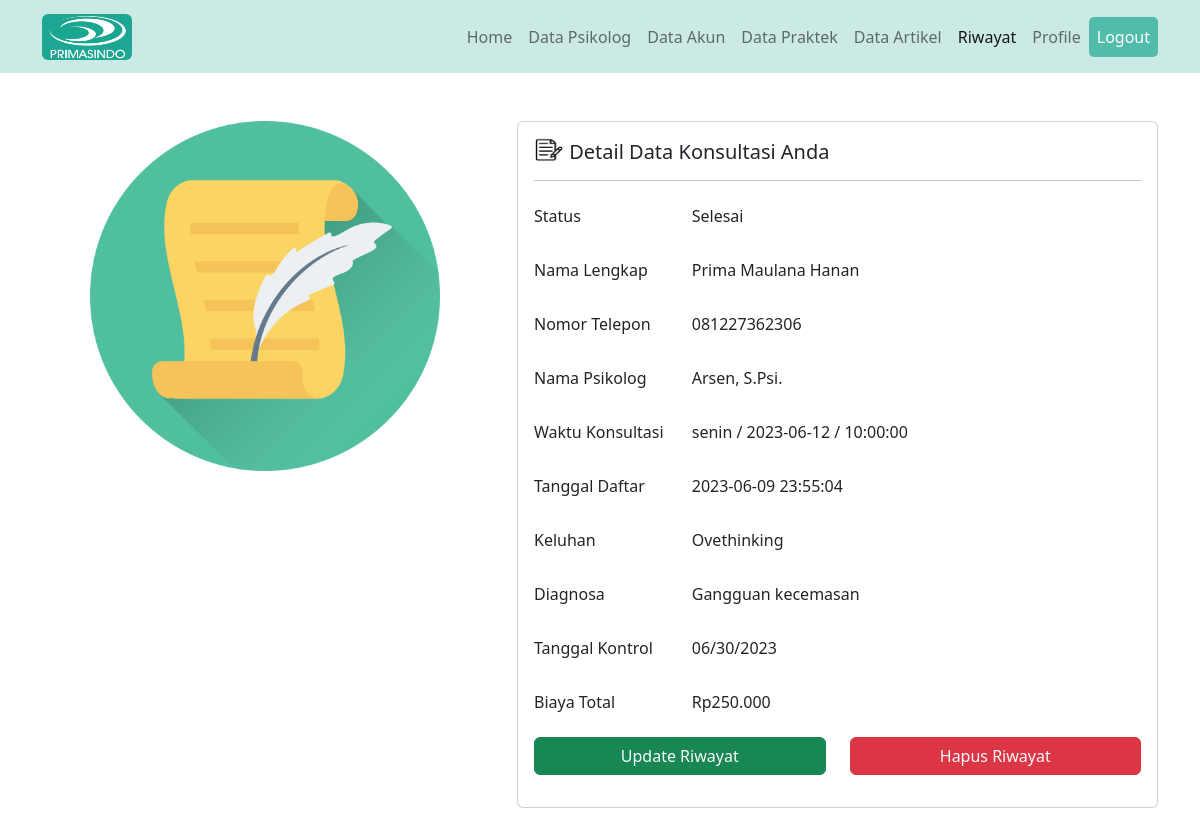
The page /konsultasi/detail_riwayat.php?id_konsul=6 (signed in) on the database its author committed.
### tables this page shows
CREATE TABLE `jadwal_konsul` (
  `id_konsul` int(11) NOT NULL,
  `id_user` int(11) NOT NULL,
  `id_psikolog` int(11) NOT NULL,
  `nama_lengkap` varchar(50) NOT NULL,
  `id_praktek` int(11) NOT NULL,
  `tanggal_daftar` datetime NOT NULL DEFAULT current_timestamp(),
  `no_telp` varchar(20) NOT NULL,
  `keluhan` varchar(255) NOT NULL,
  `diagnosa` varchar(255) NOT NULL,
  `tanggal_kontrol` date NOT NULL,
  `biaya_total` varchar(255) NOT NULL,
  `status` varchar(20) NOT NULL
);

CREATE TABLE `user` (
  `id_user` int(11) NOT NULL,
  `username` varchar(50) NOT NULL,
  `password` varchar(20) NOT NULL,
  `nama_lengkap` varchar(50) NOT NULL,
  `email` varchar(50) NOT NULL,
  `no_telp` varchar(20) NOT NULL,
  `tanggal_lahir` date NOT NULL,
  `umur` varchar(5) NOT NULL,
  `pekerjaan` varchar(30) NOT NULL,
  `jenis_kelamin` varchar(20) NOT NULL,
  `alamat` varchar(255) NOT NULL,
  `level` varchar(10) NOT NULL
);

CREATE TABLE `psikolog` (
  `id_psikolog` int(11) NOT NULL,
  `nama_psikolog` varchar(50) NOT NULL,
  `email_psikolog` varchar(50) NOT NULL,
  `no_telp_psikolog` varchar(20) NOT NULL,
  `alamat_psikolog` varchar(255) NOT NULL,
  `jenis_kelamin_psikolog` varchar(20) NOT NULL,
  `umur_psikolog` varchar(5) NOT NULL,
  `no_izin_praktek` varchar(50) NOT NULL,
  `spesialis` varchar(255) NOT NULL,
  `foto_psikolog` varchar(255) NOT NULL
);

CREATE TABLE `jadwal_praktek` (
  `id_praktek` int(11) NOT NULL,
  `id_psikolog` int(11) NOT NULL,
  `hari` varchar(10) NOT NULL,
  `tanggal` date NOT NULL,
  `jam` time NOT NULL
);

### konsultasi/detail_riwayat.php (the view, shortened to what this page needs)
<!DOCTYPE html>
<html lang="en">
<head>
    <link href="https://cdn.jsdelivr.net/npm/bootstrap@5.2.3/dist/css/bootstrap.min.css" rel="stylesheet">
    <link rel="stylesheet" href="https://cdn.jsdelivr.net/npm/bootstrap-icons@1.10.1/font/bootstrap-icons.css">
</head>
<body>
    <nav class="navbar navbar-expand-lg sticky-top" style="background-color: #CBEAE5;">
        <div class="container">
            <a href="" class="navbar-brand">
                <img src="../gambar/logo_page-0001.jpg" alt="" width="90" class="d-inline-block align-text-top rounded">
            </a>
            <div class="collapse navbar-collapse" id="navbarText">
                <ul class="navbar-nav">
                    <li class="nav-item">
                        <a class="nav-link" aria-current="page" href="../index.php">Home</a>
                    </li>
                    <?php
                    if ($_SESSION['level'] == "client") {
                    ?>
                        <li class="nav-item">
                            <a class="nav-link " href="../layanan/layanan.php">Layanan</a>
                        </li>
                        <li class="nav-item">
                            <a class="nav-link" href="../tentang/tentang.php">Tentang</a>
                        </li>
                        <li class="nav-item">
                            <a class="nav-link" href="../artikel/artikel.php">Artikel</a>
                        </li>
                        <li class="nav-item">
                            <a class="nav-link" href="../psikolog/daftar_psikolog.php">Psikolog</a>
                        </li>
                    <?php
                    } elseif ($_SESSION['level'] == "admin") {
                    ?>
                        <li class="nav-item">
                            <a class="nav-link" href="../dokter/dokter.php">Data Psikolog</a>
                        </li>
                        <li class="nav-item">
                            <a class="nav-link" href="../akun/data_akun.php">Data Akun</a>
                        </li>
                        <li class="nav-item">
                            <a class="nav-link" href="../praktek/jadwal_praktek.php">Data Praktek</a>
                        </li>
                        <li class="nav-item">
                            <a class="nav-link" href="../artikel/data_artikel.php">Data Artikel</a>
                        </li>
                    <?php
                    } elseif ($_SESSION['level'] == "psikolog") {
                    ?>
                        <li class="nav-item">
                            <a class="nav-link" href="../artikel/data_artikel.php">Data Artikel</a>
                        </li>
                    <?php
                    }
                    ?>
                    <li class="nav-item">
                        <a class="nav-link active" aria-current="page" href="../konsultasi/riwayat_konsultasi.php">Riwayat</a>
                    </li>
                    <li class="nav-item">
                        <a class="nav-link" href="../akun/tampil_akun.php">Profile</a>
                    </li>
                    <li class="nav-item">
                        <a class="nav-link" id="btn-logout" data-bs-toggle="modal" data-bs-target="#exampleModal">Logout</a>
                    </li>
                </ul>
            </div>
        </div>
    </nav>
    <div class="container text-dark">
        <div class="row">
            <div class="col-5">
                <img src="../gambar/detail-riwayat-img.png" alt="" width="350" class="ms-5 mt-5">
            </div>
            <div class="col-7">
                <div class="row text-dark mt-4 mb-4">
                    <div class="col-sm-12 g-4">
                        <div class="card">
                            <div class="card-body">
                                <h5 class="card-title"><img src="../gambar/detail-riwayat-icon.png" alt="Logo-Profil" width="30" height="24" class="d-inline-block align-text-top"> Detail Data Konsultasi Anda</h5>
                                <hr>
                                <form action="" method="POST">
                                    <?php
                                    include '../koneksi.php';
                                    $id_konsul = $_GET['id_konsul'];
                                    $sql    = "SELECT * FROM jadwal_konsul INNER JOIN user ON jadwal_konsul.id_user = user.id_user INNER JOIN psikolog ON jadwal_konsul.id_psikolog = psikolog.id_psikolog INNER JOIN jadwal_praktek ON jadwal_konsul.id_praktek = jadwal_praktek.id_praktek WHERE id_konsul='$id_konsul'";
                                    $query    = mysqli_query($connect, $sql);
                                    while ($data = mysqli_fetch_array($query)) {
                                    ?>
                                        <div class="mb-3 row">
                                            <label for="status" class="col-sm-3 col-form-label">Status</label>
                                            <div class="col-sm-9">
                                                <input type="text" readonly class="form-control-plaintext" id="status" value="<?= $data['status'] ?>">
                                            </div>
                                        </div>
                                        <div class="mb-3 row">
                                            <label for="nama_lengkap" class="col-sm-3 col-form-label">Nama
                                                Lengkap</label>
                                            <div class="col-sm-9">
                                                <input type="text" readonly class="form-control-plaintext" id="nama_lengkap" value="<?= $data['nama_lengkap'] ?>">
                                            </div>
                                        </div>
                                        <div class="mb-3 row">
                                            <label for="no_telp" class="col-sm-3 col-form-label">Nomor Telepon</label>
                                            <div class="col-sm-9">
                                                <input type="text" readonly class="form-control-plaintext" id="no_telp" value="<?= $data['no_telp'] ?>">
                                            </div>
                                        </div>
                                        <div class="mb-3 row">
                                            <label for="psikolog" class="col-sm-3 col-form-label">Nama Psikolog</label>
                                            <div class="col-sm-9">
                                                <input type="text" readonly class="form-control-plaintext" id="psikolog" value="<?= $data['nama_psikolog'] ?>">
                                            </div>
                                        </div>
                                        <div class="mb-3 row">
                                            <label for="id_praktek" class="col-sm-3 col-form-label">Waktu Konsultasi</label>
                                            <div class="col-sm-9">
                                                <input type="text" readonly class="form-control-plaintext" id="id_praktek" value="<?= $data['hari'] ?> / <?= $data['tanggal'] ?> / <?= $data['jam'] ?>">
                                            </div>
                                        </div>
                                        <div class="mb-3 row">
                                            <label for="tanggal_daftar" class="col-sm-3 col-form-label">Tanggal Daftar</label>
                                            <div class="col-sm-9">
                                                <input type="text" readonly class="form-control-plaintext" id="tanggal_daftar" value="<?= $data['tanggal_daftar'] ?>">
                                            </div>
                                        </div>
                                        <div class="mb-3 row">
                                            <label for="keluhan" class="col-sm-3 col-form-label">Keluhan</label>
                                            <div class="col-sm-9">
                                                <input type="text" readonly class="form-control-plaintext" id="keluhan" value="<?= $data['keluhan'] ?>">
                                            </div>
                                        </div>
                                        <div class="mb-3 row">
                                            <label for="diagnosa" class="col-sm-3 col-form-label">Diagnosa</label>
                                            <div class="col-sm-9">
                                                <input type="text" readonly class="form-control-plaintext" id="diagnosa" value="<?= $data['diagnosa'] ?>">
                                            </div>
                                        </div>
                                        <div class="mb-3 row">
                                            <label for="tanggal_kontrol" class="col-sm-3 col-form-label">Tanggal Kontrol</label>
                                            <div class="col-sm-9">
                                                <input type="date" readonly class="form-control-plaintext" id="tanggal_kontrol" value="<?= $data['tanggal_kontrol'] ?>">
                                            </div>
                                        </div>
                                        <div class="mb-3 row">
                                            <label for="biaya_total" class="col-sm-3 col-form-label">Biaya Total</label>
                                            <div class="col-sm-9">
                                                <input type="text" readonly class="form-control-plaintext" id="biaya_total" value="<?= $data['biaya_total'] ?>">
                                            </div>
                                        </div>
                                        <?php
                                        if ($_SESSION['level'] == "client") {
                                        ?>
                                            <a class="btn btn-danger d-block text-light" data-bs-toggle="modal" data-bs-target="#hapus">Hapus Riwayat</a>
                                        <?php
                                        } else {
                                        ?>
                                            <div class="mb-3 row">
                                                <div class="col-6">
                                                    <a class="btn btn-success d-block text-light" href="edit_riwayat.php?id_konsul=<?= $data['id_konsul'] ?>">Update Riwayat</a>
                                                </div>
                                                <div class="col-6">
                                                    <a class="btn btn-danger d-block text-light" data-bs-toggle="modal" data-bs-target="#hapus">Hapus Riwayat</a>
                                                </div>
                                            </div>
                                        <?php
                                        }
                                        ?>
                                                                    <?php
                                                                    include 'koneksi.php';
                                                                    $sql1 = "SELECT * FROM psikolog";
                                                                    $query = mysqli_query($connect, $sql1);
                                                                    ?>
                                    <?php } ?>
                                </form>
                            </div>
                        </div>
                    </div>
                </div>
            </div>
        </div>
    </div>
</body>
</html>

### konsultasi/detail_riwayat.php (style rules this page uses)
body { padding-bottom: 3rem; color: #5a5a5a; }
#btn-logout { background: #52BCAB; border-radius: 5px; color: white; }
.nav-item { color: #000000; }

### rows shown on the page
jadwal_konsul: status "Selesai", id_user.nama_lengkap "Prima Maulana Hanan", id_user.no_telp "081227362306", id_psikolog.nama_psikolog "Arsen, S.Psi.", id_praktek.jam "senin / 2023-06-12 / 10:00:00", tanggal_daftar "2023-06-09 23:55:04", keluhan "Ovethinking", diagnosa "Gangguan kecemasan", tanggal_kontrol "06/30/2023", biaya_total "Rp250.000"
